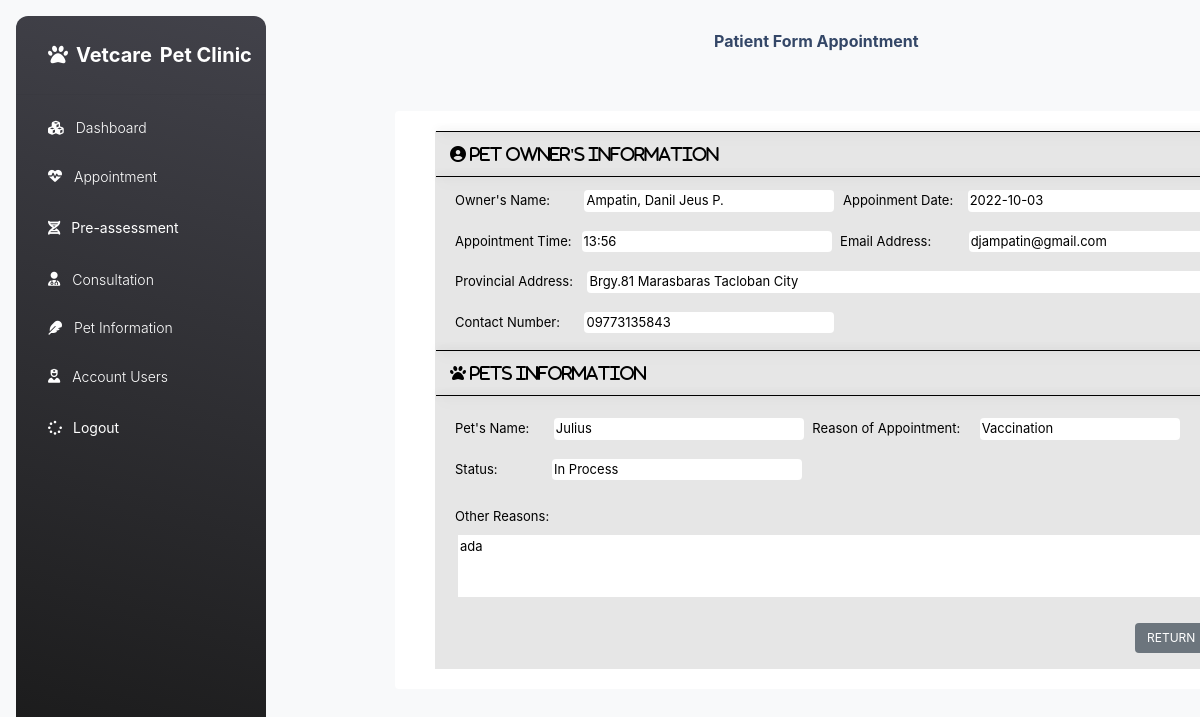
/adminviewpage.php?GetID=38 (signed in), run on the app's committed database.
### tables this page shows
CREATE TABLE `appointment` (
  `app_id` int(11) NOT NULL,
  `owner_name` varchar(100) NOT NULL,
  `appoinment_date` date NOT NULL,
  `appointment_time` text NOT NULL,
  `email_address` varchar(100) NOT NULL,
  `provincial_Add` varchar(100) NOT NULL,
  `contact_num` varchar(15) NOT NULL,
  `pet_name` varchar(100) NOT NULL,
  `reason_of_appointment` varchar(100) NOT NULL,
  `status_sched` varchar(100) NOT NULL,
  `other_reasons` varchar(200) NOT NULL
);

### adminviewpage.php (the view, shortened to what this page needs)
<?php
  require_once("connection.php");
  $user = $_SESSION['type_of_user'];
  $query2 = " select * from users where password = '$user'";
  $result2 = mysqli_query($con,$query2);
  $app_id = $_GET['GetID'];
  $query = " select * from appointment where app_id='".$app_id."'";
  $result = mysqli_query($con,$query);
    while($row=mysqli_fetch_assoc($result))
        {
            $Owner_Name = $row['owner_name'];
            $appointment_time = $row['appointment_time'];
            $appointment_date = $row['appoinment_date'];
            $email_address = $row['email_address'];
            $provincial_Add = $row['provincial_Add'];
            $contact_num = $row['contact_num'];
            $pet_name = $row['pet_name'];
            $reason_of_appointment = $row['reason_of_appointment'];
            $status_sched = $row['status_sched'];
            $other_reasons = $row['other_reasons'];
        }
?>
<!DOCTYPE html>
<html lang="en">
  <head>
<link href="./assets/css/nucleo-icons.css" rel="stylesheet" />
<link href="./assets/css/nucleo-svg.css" rel="stylesheet" />
<link rel="stylesheet" href="css/style.css" type="text/css" media="all" />
<link rel="stylesheet" href="css/Style1.css"type="text/css" media="all">
<link id="pagestyle" href="./assets/css/Material-dashboard.css?v=3.0.4" rel="stylesheet" />
<link rel="stylesheet" href="https://stackpath.bootstrapcdn.com/bootstrap/4.2.1/css/bootstrap.min.css">
<link rel="stylesheet" href="https://cdn.datatables.net/1.10.18/css/dataTables.bootstrap4.min.css">
</head>
  <body class="g-sidenav-show  bg-gray-100">
     <aside class="sidenav navbar navbar-vertical navbar-expand-xs border-0 border-radius-xl my-3 fixed-start ms-3   bg-gradient-dark" id="sidenav-main">
  <div class="sidenav-header">
    <a class="navbar-brand m-0">
      <span class="fas fa-paw" id="logo" style="color: white; text-align: center;"></span>
      <span class="ms-1 font-weight-bold text-white" id="namelogo">Vetcare</span>
      <span class="ms-1 font-weight-bold text-white" id="namelogo2">Pet Clinic</span>
    </a>
  </div>
  <hr class="horizontal light mt-0 mb-2">
  <div class="collapse navbar-collapse  w-auto " id="sidenav-collapse-main">
    <ul class="navbar-nav">
           <li class="nav-item">
              <a class="nav-link text-white " href="dashboard.php">
                  <div class="text-white text-center me-2 d-flex align-items-center justify-content-center">
                    <i class="fa fa-cubes"></i>
                  </div>
                <span class="nav-link-text ms-1">Dashboard</span>
              </a>
            </li>
            <li class="nav-item">
              <a class="nav-link text-white " href="appointment.php">
                  <div class="text-white text-center me-2 d-flex align-items-center justify-content-center">
                    <i class="fa fa-heartbeat"></i>
                  </div>
                <span class="nav-link-text ms-1">Appointment</span>
              </a>
            </li>
                        <li class="nav-item nav-link text-white ">
              <div class="text-white text-center me-2 d-flex align-items-center justify-content-center">
                    <i class="fas fa-dna"></i>
                  </div>
              <button style="background-color: transparent; border-color: transparent; font-size: 14px; color: white;margin-left: -5px;" onclick="openNewWindow()">Pre-assessment</button>
            </li>
            <li class="nav-item">
              <a class="nav-link text-white " href="consultation.php">
                  <div class="text-white text-center me-2 d-flex align-items-center justify-content-center">
                    <i class="fas fa-user-md"></i>
                  </div>
                <span class="nav-link-text ms-1">Consultation</span>
              </a>
            </li>
            <li class="nav-item">
              <a class="nav-link text-white " href="Petinfo.php">
                  <div class="text-white text-center me-2 d-flex align-items-center justify-content-center">
                    <i class="fas fa-feather"></i>
                  </div>
                <span class="nav-link-text ms-1">Pet Information</span>
              </a>
            </li>
            <li class="nav-item">
              <?php
                         while($row=mysqli_fetch_assoc($result2))
                            {
                                $user_id= $row['user_id'];
                    ?>
              <a class="nav-link text-white " href="accusers.php?GetID=<?php echo $user_id ?>">
                <?php
                         }
                    ?>
                  <div class="text-white text-center me-2 d-flex align-items-center justify-content-center">
                    <i class="fas fa-user-nurse"></i>
                  </div>
                <span class="nav-link-text ms-1">Account Users</span>
              </a>
            </li>
            <li class="nav-item nav-link text-white ">
              <div class="text-white text-center me-2 d-flex align-items-center justify-content-center">
                    <i class="fa fa-spinner"></i>
                  </div>
              <form action="Logbck.php" method="POST">
                    <button type="submit" name="logout_btn" style="background-color: transparent; border-color: transparent; color: white;margin-left: -5px;">Logout</button>
              </form>
            </li>
	</ul>
	</div>
</aside>
      <main class="main-content border-radius-lg ">
<nav class="navbar navbar-main navbar-expand-lg px-0 mx-4 shadow-none border-radius-xl" id="navbarBlur" data-scroll="true ">
  <div class="container-fluid py-1 px-3">
    <nav aria-label="breadcrumb">
      <h6 class="font-weight-bolder mb-0" style="margin-left: 400px;">Patient Form Appointment</h6>
    </nav>
  </div>
</nav>
</main>
<div class="container rounded bg-white mt-5 mb-5" style="margin-left: 395px; width: 900px;">
    <div class="row">
      <div class="col-md">
        <div class="Patientviewinfo">
          <div class="legend"></div>
                    <div id="petstit1" class="far fa-user-circle"> Pet Owner's Information</div>
                        <div class="legend"></div>
                    <label for="Oname" class="Oname1">Owner's Name:</label>
                    <input readonly type="Text" id="Oname1" name="Owner_Name" placeholder="" value="<?php echo $Owner_Name?>" >
                    <label for="Date" class="AppDate1">Appoinment Date:</label>
                    <input readonly type="text" id="Date1" name="Appoinment_Date" value="<?php echo $appointment_date ?>"><br>
                    <span class="AppT1">Appointment Time:<input readonly type="text" class="apt1" name="Appointment_Time" value="<?php echo $appointment_time ?>"></span>
                    <label for="Eadd" class="Eadd1">Email Address:</label>
                    <input readonly type="Text" id="Eadd1" name="Email_address" value="<?php echo $email_address ?>" ><br>
                    <label for="Paddress" class="Padd1">Provincial Address:</label>
                    <input readonly type="Text" id="Paddress1" name="Provincial_Add" value="<?php echo $provincial_Add ?>"><br>
                    <label for="Cnum" class="Cnum1">Contact Number:</label>
                    <input readonly type="number" id="Cnum1" name="Contact_num" value="<?php echo $contact_num ?>"><br>
                    <div class="legend"></div>
                    <div id="petstit1" class="fas fa-paw"> Pets Information</div>
                    <div class="legend"></div>
                    <label for="Pname" class="Pname1">Pet's Name:</label>
                    <input readonly type="Text" id="Pname1" name="Pet_Name" value="<?php echo $pet_name ?>">
                    <label for="RoA"class="Roa1">Reason of Appointment:</label>
                    <input readonly type="Text" id="Roa1" name="reason_of_appointment" value="<?php echo $reason_of_appointment ?>"><br>
                  <label for="stat" class="stat1">Status: </label>
                  <input readonly type="Text" id="stat1" name="Status_sched" value="<?php echo $status_sched ?>"><br>
                    <label for="Number" class="Other1">Other Reasons:</label><br>
                    <textarea readonly name="Other_Reasons" id="Other1" rows="3" cols="120"><?php echo $other_reasons ?></textarea>
                    <a href="appointment.php" id="btnreturn" class="btn btn-secondary">Return</a>
        </div>
  </body>
</html>

### css/Style.css (style rules this page uses)
html { scroll-behavior: smooth; overflow: auto; }
body, html { margin: 0; padding: 0; font-family: 'Poppins', sans-serif; }
* { box-sizing: border-box; }
.d-flex { display: flex; display: -webkit-flex; }
.text-center { text-align: center; }
button, input, select { -webkit-appearance: none; outline: none; font-family: 'Poppins', sans-serif; }
button, .btn, select { cursor: pointer; }
a { text-decoration: none; }
ul { margin: 0; padding: 0 }
h1, h2, h3, h4, h5, h6, p { margin: 0; padding: 0 }
.btn, button, .actionbg, input { border-radius: 4px; -webkit-border-radius: 4px; -moz-border-radius: 4px; -o-border-radius: 4px; -ms-border-radius: 4px; }
.container { max-width: 890px; margin: 0 auto; }
#logo { font-size: 20px; }
#namelogo { color: red; font-size: 20px; }
#namelogo2 { font-size: 20px; }

### css/Style1.css (style rules this page uses)
.legend { border-bottom: 1px solid black; width: 800px; margin-left: -17px; margin-bottom: 10px; margin-top: 10px; box-shadow: 3px 3px 15px rgba(0, 0, 0, 0.2), -1px -1px 8px rgba(0, 0, 0, 0.2); }
.row a { text-align: center; font-size: 12px; margin-left: 7px; }

### adminviewpage.php (style rules this page uses)
.Patientviewinfo { width: 802px; background-color: #e6e6e6; margin-top: 20px; margin-left: 25px; margin-bottom: 20px; }
.legend { margin-left: 1px; }
#petstit1 { margin-left: 15px; color: black; font-weight: bold; }
.Oname1 { margin-left: 20px; color: black; font-size: 13px; }
#btnreturn { margin-left: 700px; }
.AppDate1 { color: black; font-size: 13px; }
.AppT1 { margin-left: 20px; color: black; font-size: 13px; }
.Eadd1 { color: black; font-size: 13px; }
.Padd1 { margin-left: 20px; color: black; font-size: 13px; }
.Cnum1 { margin-left: 20px; color: black; font-size: 13px; }
.Pname1 { margin-left: 20px; color: black; font-size: 13px; }
.Roa1 { color: black; font-size: 13px; }
.stat1 { margin-left: 20px; color: black; font-size: 13px; }
.Other1 { margin-left: 20px; margin-top: 20px; color: black; font-size: 13px; }
#Oname1 { font-size: 13px; }
#Date1 { font-size: 13px; width: 250px; margin-left: 10px; border: none; }
#Oname1 { width: 250px; margin-left: 30px; border: none; }
.apt1 { width: 250px; margin-left: 10px; margin-top: 12px; border: none; }
#Eadd1 { font-size: 13px; width: 250px; margin-left: 33px; border: none; }
#Paddress1 { width: 630px; margin-left: 10px; font-size: 13px; margin-top: 12px; border: none; }
#Cnum1 { width: 250px; margin-left: 20px; margin-top: 12px; font-size: 13px; border: none; }
#Pname1 { width: 250px; margin-left: 20px; margin-top: 12px; font-size: 13px; border: none; }
#Roa1 { width: 200px; margin-left: 15px; margin-top: 12px; font-size: 13px; border: none; }
#stat1 { width: 250px; margin-left: 50px; margin-top: 12px; font-size: 13px; border: none; }
#Other1 { font-size: 13px; margin-bottom: 20px; margin-left: 23px; border: none; }

### data on the page
appointment: Owner_Name "Ampatin, Danil Jeus P.", Appoinment_Date "2022-10-03", Appointment_Time "13:56", Email_address "djampatin@gmail.com", Provincial_Add "Brgy.81 Marasbaras Tacloban City", Contact_num "09773135843", Pet_Name "Julius", reason_of_appointment "Vaccination", Status_sched "In Process", Other_Reasons "ada"
